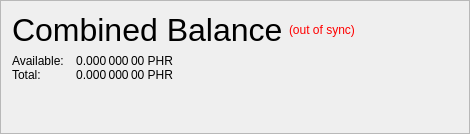
                   <widget class="QFrame" name="frame_CombinedBalances">
                    <property name="minimumSize">
                     <size>
                      <width>470</width>
                      <height>0</height>
                     </size>
                    </property>
                    <property name="frameShape">
                     <enum>QFrame::StyledPanel</enum>
                    </property>
                    <property name="frameShadow">
                     <enum>QFrame::Raised</enum>
                    </property>
                    <layout class="QVBoxLayout" name="verticalLayout_5">
                     <property name="spacing">
                      <number>6</number>
                     </property>
                     <property name="sizeConstraint">
                      <enum>QLayout::SetNoConstraint</enum>
                     </property>
                     <item>
                      <layout class="QHBoxLayout" name="horizontalLayout_5" stretch="0,0,0">
                       <item>
                        <widget class="QLabel" name="label_5z">
                         <property name="minimumSize">
                          <size>
                           <width>0</width>
                           <height>20</height>
                          </size>
                         </property>
                         <property name="font">
                          <font>
                           <pointsize>24</pointsize>
                           <weight>50</weight>
                           <bold>false</bold>
                          </font>
                         </property>
                         <property name="toolTip">
                          <string>Combined Balance (including unconfirmed and immature coins)</string>
                         </property>
                         <property name="text">
                          <string>Combined Balance</string>
                         </property>
                        </widget>
                       </item>
                       <item>
                        <widget class="QLabel" name="labelWalletStatus">
                         <property name="cursor">
                          <cursorShape>WhatsThisCursor</cursorShape>
                         </property>
                         <property name="toolTip">
                          <string>The displayed information may be out of date. Your wallet automatically synchronizes with the DigitalRupees network after a connection is established, but this process has not completed yet.</string>
                         </property>
                         <property name="styleSheet">
                          <string notr="true">QLabel { color: red; }</string>
                         </property>
                         <property name="text">
                          <string notr="true">(out of sync)</string>
                         </property>
                         <property name="alignment">
                          <set>Qt::AlignLeading|Qt::AlignLeft|Qt::AlignVCenter</set>
                         </property>
                        </widget>
                       </item>
                       <item>
                        <spacer name="horizontalSpacer_1">
                         <property name="orientation">
                          <enum>Qt::Horizontal</enum>
                         </property>
                         <property name="sizeHint" stdset="0">
                          <size>
                           <width>40</width>
                           <height>20</height>
                          </size>
                         </property>
                        </spacer>
                       </item>
                      </layout>
                     </item>
                     <item>
                      <layout class="QGridLayout" name="gridLayout_3">
                       <property name="horizontalSpacing">
                        <number>12</number>
                       </property>
                       <property name="verticalSpacing">
                        <number>0</number>
                       </property>
                       <item row="1" column="0">
                        <widget class="QLabel" name="labelBalanceTextz">
                         <property name="text">
                          <string>Available:</string>
                         </property>
                        </widget>
                       </item>
                       <item row="1" column="1">
                        <widget class="QLabel" name="labelBalancez">
                         <property name="font">
                          <font>
                           <weight>50</weight>
                           <bold>false</bold>
                          </font>
                         </property>
                         <property name="cursor">
                          <cursorShape>IBeamCursor</cursorShape>
                         </property>
                         <property name="toolTip">
                          <string>Your current spendable balance</string>
                         </property>
                         <property name="text">
                          <string notr="true">0.000 000 00 PHR</string>
                         </property>
                         <property name="alignment">
                          <set>Qt::AlignRight|Qt::AlignTrailing|Qt::AlignVCenter</set>
                         </property>
                         <property name="textInteractionFlags">
                          <set>Qt::LinksAccessibleByMouse|Qt::TextSelectableByKeyboard|Qt::TextSelectableByMouse</set>
                         </property>
                        </widget>
                       </item>
                       <item row="2" column="0">
                        <widget class="QLabel" name="labelTotalTextz">
                         <property name="text">
                          <string>Total:</string>
                         </property>
                        </widget>
                       </item>
                       <item row="2" column="1">
                        <widget class="QLabel" name="labelTotalz">
                         <property name="font">
                          <font>
                           <weight>50</weight>
                           <bold>false</bold>
                          </font>
                         </property>
                         <property name="cursor">
                          <cursorShape>IBeamCursor</cursorShape>
                         </property>
                         <property name="toolTip">
                          <string>Total Balance, including all unavailable coins.</string>
                         </property>
                         <property name="text">
                          <string notr="true">0.000 000 00 PHR</string>
                         </property>
                         <property name="alignment">
                          <set>Qt::AlignRight|Qt::AlignTrailing|Qt::AlignVCenter</set>
                         </property>
                         <property name="textInteractionFlags">
                          <set>Qt::LinksAccessibleByMouse|Qt::TextSelectableByKeyboard|Qt::TextSelectableByMouse</set>
                         </property>
                        </widget>
                       </item>
                       <item row="2" column="3">
                        <spacer name="horizontalSpacer_2">
                         <property name="orientation">
                          <enum>Qt::Horizontal</enum>
                         </property>
                         <property name="sizeHint" stdset="0">
                          <size>
                           <width>40</width>
                           <height>0</height>
                          </size>
                         </property>
                        </spacer>
                       </item>
                      </layout>
                     </item>
                     <item>
                      <spacer name="verticalSpacer_1">
                       <property name="orientation">
                        <enum>Qt::Vertical</enum>
                       </property>
                       <property name="sizeHint" stdset="0">
                        <size>
                         <width>20</width>
                         <height>40</height>
                        </size>
                       </property>
                      </spacer>
                     </item>
                    </layout>
                   </widget>
